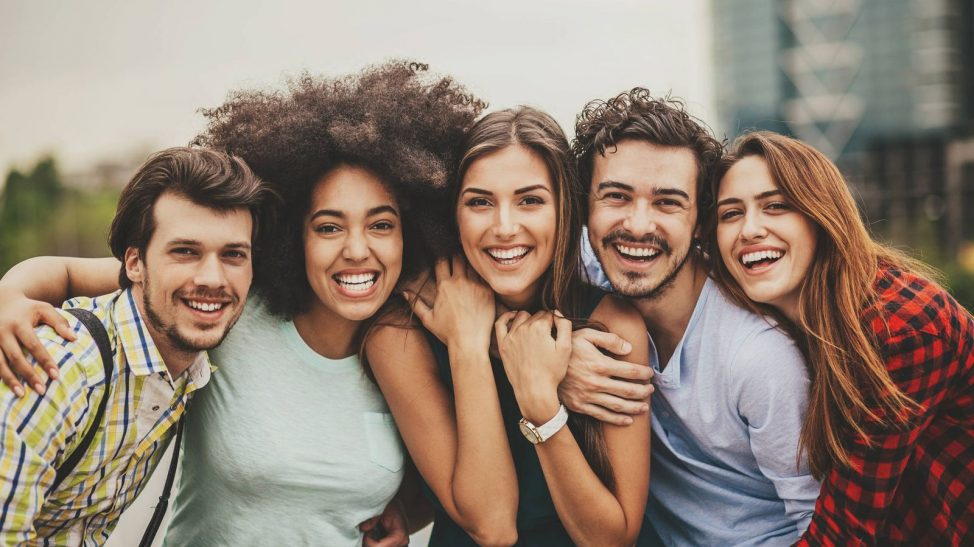
#> input picture Extrayendo rostros/imagenes/gente.jpg, 974 x 547 px, given in place of the camera
$ python CapturandoRostrosDeUnVideo.py
#> lines starting #> are read from the running program, lines starting #| are printed output that depends on the picture
import cv2 # Se importa el modulo de opencv
import os # Se importa le modulo os para acceder y crear directorios

if not os.path.exists('Rostros en video'):  # En caso de no existir la carpeta Rostros en video se crea dicha carpeta
    print('Carpeta creada: Rostros en video')# Se imprime un mensaje que indica que se ha creado la carpeta
    os.makedirs('Rostros en video') # Se crea la carpeta "Rostros en videos"

cap = cv2.VideoCapture(0,cv2.CAP_DSHOW) # Se inicializa la captura en vivo con la camara

faceClassif = cv2.CascadeClassifier(cv2.data.haarcascades+'haarcascade_frontalface_default.xml') # Se carga el clasificador de haarcascades para detectar rostros frontales

count = 0 # Se instancia y define la variable que servira para diferenciar a los rostros detectados
while True: # Se crea un ciclo infinito
    ret,frame = cap.read() # Se almacena un booleano sobre si se esta leyendo una imagen y la imagen como tal
#> frame is the input picture: shape (547, 974, 3); mean B, G, R 114.8, 128.1, 145.2
    frame = cv2.flip(frame,1) # Se invierte sobre el eje vertical la imagen leida
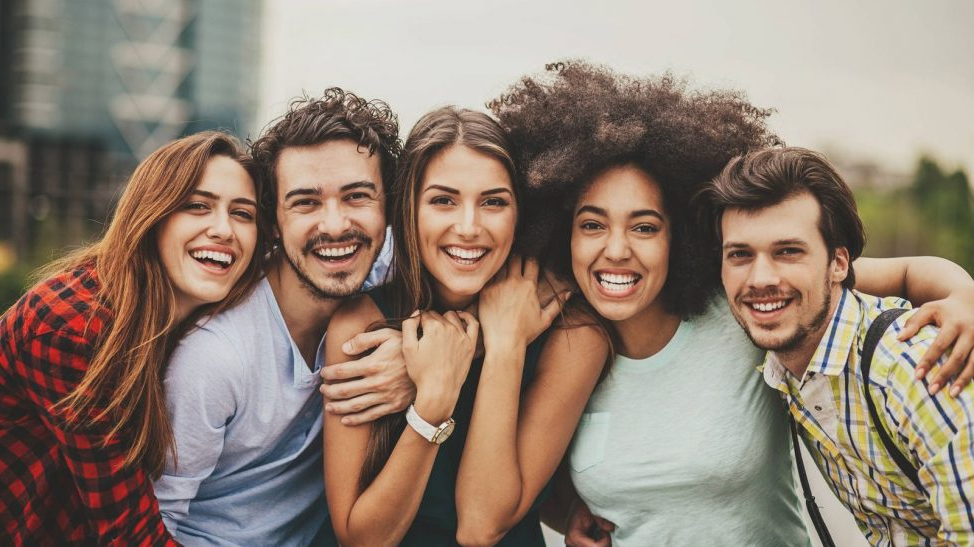
#> frame: shape (547, 974, 3); mean B, G, R 114.8, 128.1, 145.2
    gray = cv2.cvtColor(frame, cv2.COLOR_BGR2GRAY) # Se pasa la imagen leida a escala de grises
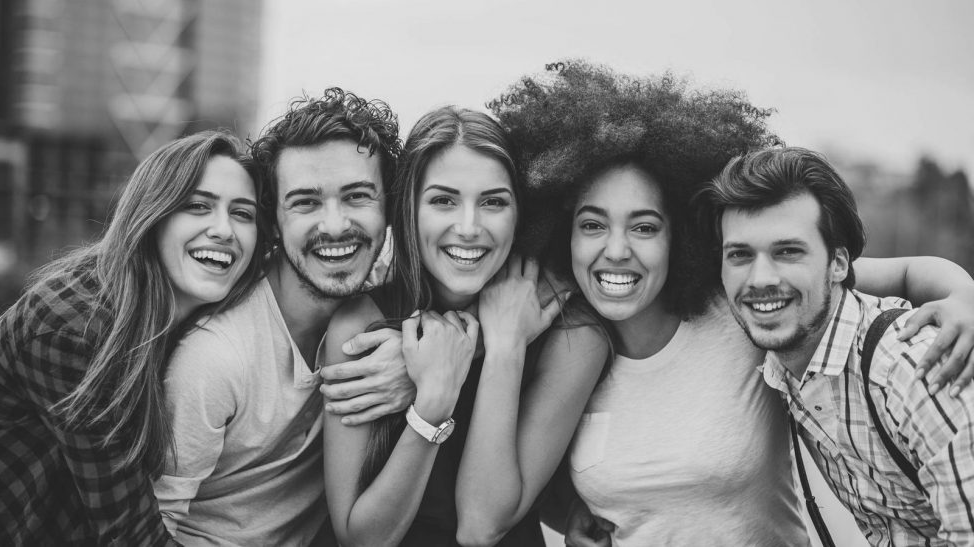
#> gray: shape (547, 974); min 18, max 244, mean 131.7
    AuxFrame = frame.copy() # Se crea una copia intacta de la imagen leida

    faces = faceClassif.detectMultiScale( gray,scaleFactor = 1.1,minNeighbors=8) # Se realiza la deteccion de rostros en la imagen leida
#> faces = [[160, 163, 120, 120], [399, 151, 129, 129], [554, 176, 129, 129], [700, 203, 132, 132], [260, 144, 141, 141]]

    k = cv2.waitKey(1) () # Se guardara el valor de la tecla precionada en un espacio de 1 milisegundo
#> (key Esc is pressed here)
#> (the run stopped early here; a loop or call above may not have finished)
